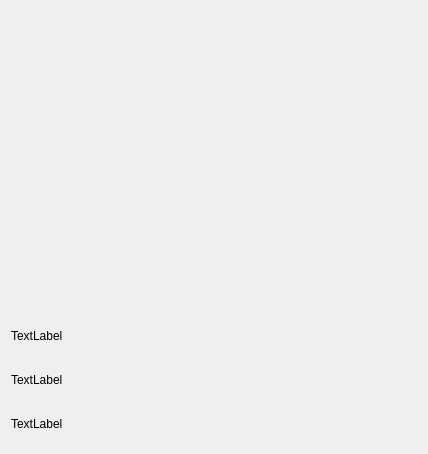
<?xml version="1.0" encoding="UTF-8"?>
<ui version="4.0">
 <class>MainDialog</class>
 <widget class="QDialog" name="MainDialog">
  <property name="geometry">
   <rect>
    <x>0</x>
    <y>0</y>
    <width>428</width>
    <height>454</height>
   </rect>
  </property>
  <property name="minimumSize">
   <size>
    <width>0</width>
    <height>0</height>
   </size>
  </property>
  <property name="windowTitle">
   <string>Katy Launcher</string>
  </property>
  <property name="locale">
   <locale language="English" country="UnitedStates"/>
  </property>
  <layout class="QGridLayout" name="gridLayout">
   <item row="0" column="0">
    <layout class="QVBoxLayout" name="verticalLayout_5">
     <item>
      <layout class="QHBoxLayout" name="horizontalLayout_3">
       <item>
        <layout class="QVBoxLayout" name="verticalLayout_3">
         <item>
          <widget class="ConfigurationListWidget" name="widget" native="true">
           <property name="sizePolicy">
            <sizepolicy hsizetype="MinimumExpanding" vsizetype="Preferred">
             <horstretch>0</horstretch>
             <verstretch>0</verstretch>
            </sizepolicy>
           </property>
           <property name="minimumSize">
            <size>
             <width>400</width>
             <height>300</height>
            </size>
           </property>
          </widget>
         </item>
        </layout>
       </item>
      </layout>
     </item>
     <item>
      <layout class="QVBoxLayout" name="verticalLayout_4">
       <item>
        <widget class="QLabel" name="label_settings_file">
         <property name="text">
          <string>TextLabel</string>
         </property>
        </widget>
       </item>
       <item>
        <widget class="QLabel" name="label_Interpreter">
         <property name="frameShape">
          <enum>QFrame::NoFrame</enum>
         </property>
         <property name="frameShadow">
          <enum>QFrame::Sunken</enum>
         </property>
         <property name="text">
          <string>TextLabel</string>
         </property>
        </widget>
       </item>
       <item>
        <widget class="QLabel" name="label_Version">
         <property name="text">
          <string>TextLabel</string>
         </property>
        </widget>
       </item>
      </layout>
     </item>
    </layout>
   </item>
  </layout>
 </widget>
 <layoutdefault spacing="6" margin="11"/>
 <customwidgets>
  <customwidget>
   <class>ConfigurationListWidget</class>
   <extends>QWidget</extends>
   <header>configurationListWidget.h</header>
   <container>1</container>
  </customwidget>
 </customwidgets>
 <resources/>
 <connections/>
 <buttongroups>
  <buttongroup name="buttonGroup_Console"/>
 </buttongroups>
</ui>
